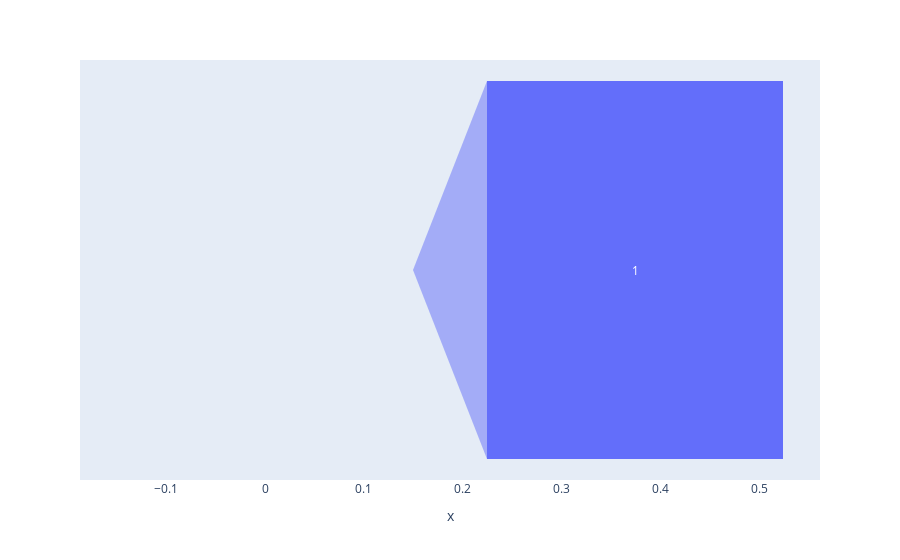

This figure's notebook cell:
### Code cell
sig = dict( 
    number=[bnb_range['Open'],bnb_range['High'],bnb_range['Low'],bnb_range['Close'],bnb_range['Volume']],
    stage=[ "Open", "High", "Low", "Close",'volume'])
fig = px.funnel(data, x=t, y=frames)
fig.show()

### Figure 1 — Plotly figure (JSON) as saved in the notebook; plotly's stock layout.template omitted (floating-point values rounded to 4 significant figures)
{"data": [{"hovertemplate": "x=%{x}<br>y=%{y}<extra></extra>", "legendgroup": "", "marker": {"color": "#636efa"}, "name": "", "orientation": "v", "showlegend": false, "type": "funnel", "x": [0, 0.3741], "xaxis": "x", "y": [0, 1], "yaxis": "y"}], "layout": {"legend": {"tracegroupgap": 0}, "margin": {"t": 60}, "xaxis": {"anchor": "y", "domain": [0, 1], "title": {"text": "x"}}, "yaxis": {"anchor": "x", "domain": [0, 1], "title": {"text": "y"}}}}
